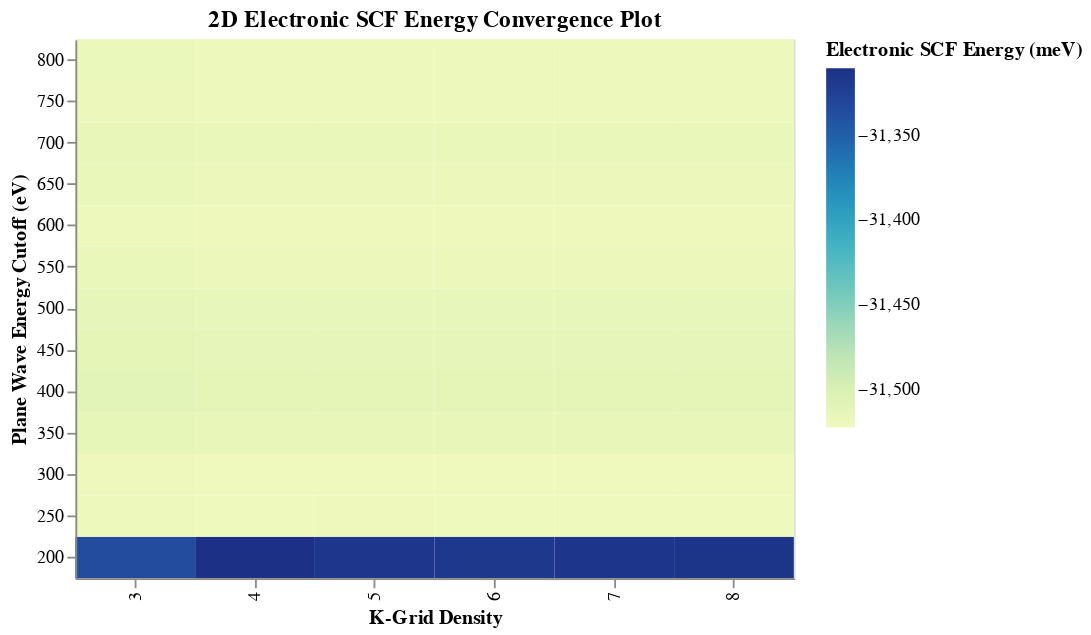

The code cell stored with this chart in its notebook:
### Markdown cell above
K-grid density range from 3 x 3 x 3 to 8 x 8 x 8, with ENCUT varying from 200 to 800 eV in 50 eV increments

### Code cell
import altair as alt
import numpy as np
import pandas as pd

kenconv_energies = np.array([float(line.rstrip('\n'))
                             for line in open('VASP_Outputs/kenconv_energy_list.txt')])*1000
kgrid_density = np.arange(3, 9)
encut_range = np.arange(200, 801, 50)

kenarray = np.zeros((len(encut_range), len(kgrid_density)))
# Array of energy values
for i in range(len(kgrid_density)):
    kenarray[:, i] = kenconv_energies[i *
                                      len(encut_range): (i+1)*len(encut_range)]

x, y = np.meshgrid(kgrid_density, encut_range)

# Convert this grid to columnar data expected by Altair
source = pd.DataFrame({'K-Grid Density': x.ravel(),
                        'Plane Wave Energy Cutoff (eV)': y.ravel(),
                        'Electronic SCF Energy (meV)': kenarray.ravel()})

alt.Chart(source,title = '2D Electronic SCF Energy Convergence Plot').mark_rect().encode(
    x='K-Grid Density:O',
    y=alt.Y("Plane Wave Energy Cutoff (eV)", sort='descending', type='ordinal'),
    color='Electronic SCF Energy (meV):Q',
)

### Figure 1 — Vega-Lite specification as saved in the notebook (floating-point values rounded to 4 significant figures)
{"$schema": "https://vega.github.io/schema/vega-lite/v3.4.0.json", "config": {"mark": {"tooltip": null}, "view": {"height": 300, "width": 400}}, "data": {"name": "data-8b3e442fd135f28835c4b2e1239a6a3c"}, "datasets": {"data-8b3e442fd135f28835c4b2e1239a6a3c": [{"Electronic SCF Energy (meV)": -31330.0, "K-Grid Density": 3, "Plane Wave Energy Cutoff (eV)": 200}, {"Electronic SCF Energy (meV)": -31310.0, "K-Grid Density": 4, "Plane Wave Energy Cutoff (eV)": 200}, {"Electronic SCF Energy (meV)": -31320.0, "K-Grid Density": 5, "Plane Wave Energy Cutoff (eV)": 200}, {"Electronic SCF Energy (meV)": -31320.0, "K-Grid Density": 6, "Plane Wave Energy Cutoff (eV)": 200}, {"Electronic SCF Energy (meV)": -31310.0, "K-Grid Density": 7, "Plane Wave Energy Cutoff (eV)": 200}, {"Electronic SCF Energy (meV)": -31310.0, "K-Grid Density": 8, "Plane Wave Energy Cutoff (eV)": 200}, {"Electronic SCF Energy (meV)": -31520.0, "K-Grid Density": 3, "Plane Wave Energy Cutoff (eV)": 250}, {"Electronic SCF Energy (meV)": -31520.0, "K-Grid Density": 4, "Plane Wave Energy Cutoff (eV)": 250}, {"Electronic SCF Energy (meV)": -31520.0, "K-Grid Density": 5, "Plane Wave Energy Cutoff (eV)": 250}, {"Electronic SCF Energy (meV)": -31520.0, "K-Grid Density": 6, "Plane Wave Energy Cutoff (eV)": 250}, {"Electronic SCF Energy (meV)": -31520.0, "K-Grid Density": 7, "Plane Wave Energy Cutoff (eV)": 250}, {"Electronic SCF Energy (meV)": -31520.0, "K-Grid Density": 8, "Plane Wave Energy Cutoff (eV)": 250}, {"Electronic SCF Energy (meV)": -31520.0, "K-Grid Density": 3, "Plane Wave Energy Cutoff (eV)": 300}, {"Electronic SCF Energy (meV)": -31520.0, "K-Grid Density": 4, "Plane Wave Energy Cutoff (eV)": 300}, {"Electronic SCF Energy (meV)": -31520.0, "K-Grid Density": 5, "Plane Wave Energy Cutoff (eV)": 300}, {"Electronic SCF Energy (meV)": -31520.0, "K-Grid Density": 6, "Plane Wave Energy Cutoff (eV)": 300}, {"Electronic SCF Energy (meV)": -31520.0, "K-Grid Density": 7, "Plane Wave Energy Cutoff (eV)": 300}, {"Electronic SCF Energy (meV)": -31520.0, "K-Grid Density": 8, "Plane Wave Energy Cutoff (eV)": 300}, {"Electronic SCF Energy (meV)": -31510.0, "K-Grid Density": 3, "Plane Wave Energy Cutoff (eV)": 350}, {"Electronic SCF Energy (meV)": -31510.0, "K-Grid Density": 4, "Plane Wave Energy Cutoff (eV)": 350}, {"Electronic SCF Energy (meV)": -31510.0, "K-Grid Density": 5, "Plane Wave Energy Cutoff (eV)": 350}, {"Electronic SCF Energy (meV)": -31510.0, "K-Grid Density": 6, "Plane Wave Energy Cutoff (eV)": 350}, {"Electronic SCF Energy (meV)": -31510.0, "K-Grid Density": 7, "Plane Wave Energy Cutoff (eV)": 350}, {"Electronic SCF Energy (meV)": -31510.0, "K-Grid Density": 8, "Plane Wave Energy Cutoff (eV)": 350}, {"Electronic SCF Energy (meV)": -31510.0, "K-Grid Density": 3, "Plane Wave Energy Cutoff (eV)": 400}, {"Electronic SCF Energy (meV)": -31510.0, "K-Grid Density": 4, "Plane Wave Energy Cutoff (eV)": 400}, {"Electronic SCF Energy (meV)": -31510.0, "K-Grid Density": 5, "Plane Wave Energy Cutoff (eV)": 400}, {"Electronic SCF Energy (meV)": -31510.0, "K-Grid Density": 6, "Plane Wave Energy Cutoff (eV)": 400}, {"Electronic SCF Energy (meV)": -31510.0, "K-Grid Density": 7, "Plane Wave Energy Cutoff (eV)": 400}, {"Electronic SCF Energy (meV)": -31510.0, "K-Grid Density": 8, "Plane Wave Energy Cutoff (eV)": 400}, {"Electronic SCF Energy (meV)": -31510.0, "K-Grid Density": 3, "Plane Wave Energy Cutoff (eV)": 450}, {"Electronic SCF Energy (meV)": -31510.0, "K-Grid Density": 4, "Plane Wave Energy Cutoff (eV)": 450}, {"Electronic SCF Energy (meV)": -31510.0, "K-Grid Density": 5, "Plane Wave Energy Cutoff (eV)": 450}, {"Electronic SCF Energy (meV)": -31510.0, "K-Grid Density": 6, "Plane Wave Energy Cutoff (eV)": 450}, {"Electronic SCF Energy (meV)": -31510.0, "K-Grid Density": 7, "Plane Wave Energy Cutoff (eV)": 450}, {"Electronic SCF Energy (meV)": -31510.0, "K-Grid Density": 8, "Plane Wave Energy Cutoff (eV)": 450}, {"Electronic SCF Energy (meV)": -31510.0, "K-Grid Density": 3, "Plane Wave Energy Cutoff (eV)": 500}, {"Electronic SCF Energy (meV)": -31510.0, "K-Grid Density": 4, "Plane Wave Energy Cutoff (eV)": 500}, {"Electronic SCF Energy (meV)": -31510.0, "K-Grid Density": 5, "Plane Wave Energy Cutoff (eV)": 500}, {"Electronic SCF Energy (meV)": -31510.0, "K-Grid Density": 6, "Plane Wave Energy Cutoff (eV)": 500}, {"Electronic SCF Energy (meV)": -31510.0, "K-Grid Density": 7, "Plane Wave Energy Cutoff (eV)": 500}, {"Electronic SCF Energy (meV)": -31510.0, "K-Grid Density": 8, "Plane Wave Energy Cutoff (eV)": 500}, {"Electronic SCF Energy (meV)": -31520.0, "K-Grid Density": 3, "Plane Wave Energy Cutoff (eV)": 550}, {"Electronic SCF Energy (meV)": -31520.0, "K-Grid Density": 4, "Plane Wave Energy Cutoff (eV)": 550}, {"Electronic SCF Energy (meV)": -31520.0, "K-Grid Density": 5, "Plane Wave Energy Cutoff (eV)": 550}, {"Electronic SCF Energy (meV)": -31520.0, "K-Grid Density": 6, "Plane Wave Energy Cutoff (eV)": 550}, {"Electronic SCF Energy (meV)": -31520.0, "K-Grid Density": 7, "Plane Wave Energy Cutoff (eV)": 550}, {"Electronic SCF Energy (meV)": -31520.0, "K-Grid Density": 8, "Plane Wave Energy Cutoff (eV)": 550}, {"Electronic SCF Energy (meV)": -31520.0, "K-Grid Density": 3, "Plane Wave Energy Cutoff (eV)": 600}, {"Electronic SCF Energy (meV)": -31520.0, "K-Grid Density": 4, "Plane Wave Energy Cutoff (eV)": 600}, {"Electronic SCF Energy (meV)": -31520.0, "K-Grid Density": 5, "Plane Wave Energy Cutoff (eV)": 600}, {"Electronic SCF Energy (meV)": -31520.0, "K-Grid Density": 6, "Plane Wave Energy Cutoff (eV)": 600}, {"Electronic SCF Energy (meV)": -31520.0, "K-Grid Density": 7, "Plane Wave Energy Cutoff (eV)": 600}, {"Electronic SCF Energy (meV)": -31520.0, "K-Grid Density": 8, "Plane Wave Energy Cutoff (eV)": 600}, {"Electronic SCF Energy (meV)": -31520.0, "K-Grid Density": 3, "Plane Wave Energy Cutoff (eV)": 650}, {"Electronic SCF Energy (meV)": -31520.0, "K-Grid Density": 4, "Plane Wave Energy Cutoff (eV)": 650}, {"Electronic SCF Energy (meV)": -31520.0, "K-Grid Density": 5, "Plane Wave Energy Cutoff (eV)": 650}, {"Electronic SCF Energy (meV)": -31520.0, "K-Grid Density": 6, "Plane Wave Energy Cutoff (eV)": 650}, {"Electronic SCF Energy (meV)": -31520.0, "K-Grid Density": 7, "Plane Wave Energy Cutoff (eV)": 650}, {"Electronic SCF Energy (meV)": -31520.0, "K-Grid Density": 8, "Plane Wave Energy Cutoff (eV)": 650}, {"Electronic SCF Energy (meV)": -31520.0, "K-Grid Density": 3, "Plane Wave Energy Cutoff (eV)": 700}, {"Electronic SCF Energy (meV)": -31520.0, "K-Grid Density": 4, "Plane Wave Energy Cutoff (eV)": 700}, {"Electronic SCF Energy (meV)": -31520.0, "K-Grid Density": 5, "Plane Wave Energy Cutoff (eV)": 700}, {"Electronic SCF Energy (meV)": -31520.0, "K-Grid Density": 6, "Plane Wave Energy Cutoff (eV)": 700}, {"Electronic SCF Energy (meV)": -31520.0, "K-Grid Density": 7, "Plane Wave Energy Cutoff (eV)": 700}, {"Electronic SCF Energy (meV)": -31520.0, "K-Grid Density": 8, "Plane Wave Energy Cutoff (eV)": 700}, {"Electronic SCF Energy (meV)": -31520.0, "K-Grid Density": 3, "Plane Wave Energy Cutoff (eV)": 750}, {"Electronic SCF Energy (meV)": -31520.0, "K-Grid Density": 4, "Plane Wave Energy Cutoff (eV)": 750}, {"Electronic SCF Energy (meV)": -31520.0, "K-Grid Density": 5, "Plane Wave Energy Cutoff (eV)": 750}, {"Electronic SCF Energy (meV)": -31520.0, "K-Grid Density": 6, "Plane Wave Energy Cutoff (eV)": 750}, {"Electronic SCF Energy (meV)": -31520.0, "K-Grid Density": 7, "Plane Wave Energy Cutoff (eV)": 750}, {"Electronic SCF Energy (meV)": -31520.0, "K-Grid Density": 8, "Plane Wave Energy Cutoff (eV)": 750}, {"Electronic SCF Energy (meV)": -31520.0, "K-Grid Density": 3, "Plane Wave Energy Cutoff (eV)": 800}, {"Electronic SCF Energy (meV)": -31520.0, "K-Grid Density": 4, "Plane Wave Energy Cutoff (eV)": 800}, {"Electronic SCF Energy (meV)": -31520.0, "K-Grid Density": 5, "Plane Wave Energy Cutoff (eV)": 800}, {"Electronic SCF Energy (meV)": -31520.0, "K-Grid Density": 6, "Plane Wave Energy Cutoff (eV)": 800}, {"Electronic SCF Energy (meV)": -31520.0, "K-Grid Density": 7, "Plane Wave Energy Cutoff (eV)": 800}, {"Electronic SCF Energy (meV)": -31520.0, "K-Grid Density": 8, "Plane Wave Energy Cutoff (eV)": 800}]}, "encoding": {"color": {"field": "Electronic SCF Energy (meV)", "type": "quantitative"}, "x": {"field": "K-Grid Density", "type": "ordinal"}, "y": {"field": "Plane Wave Energy Cutoff (eV)", "sort": "descending", "type": "ordinal"}}, "mark": "rect", "title": "2D Electronic SCF Energy Convergence Plot"}
